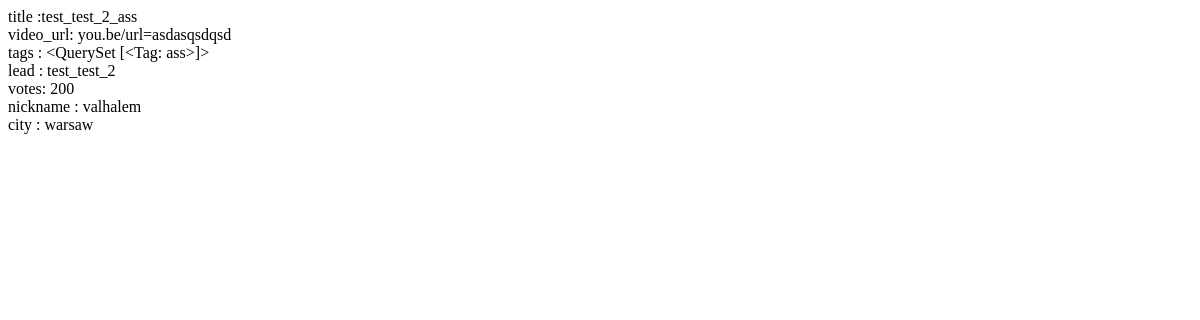
The page /article/2/ on the database as committed earlier.
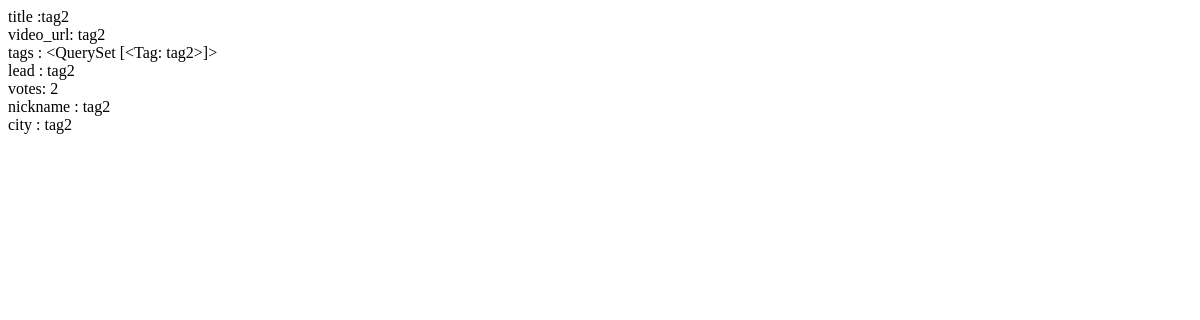
The same page on the database as committed later.
### carvid/article/models.py (models this page shows)
class Article(models.Model):
    title = models.CharField(max_length=100, verbose_name='Tytul')
    lead = models.CharField(max_length=100, verbose_name='Lead')
    pub_date = models.DateTimeField('Data publikacji')
    votes = models.IntegerField()
    category = models.IntegerField(max_length=1, db_index=True, choices=CATEGORY, default=None, verbose_name='Kategoria' )
    video_url = models.CharField(max_length=100)
    nickname = models.CharField(max_length=100)
    city = models.CharField(max_length=50)
    tags = TaggableManager()
    def __unicode__(self):
	    return self.title

### carvid/article/views.py (the view)
# urls.py: url(r'^article/(?P<article>\d+)/$', 'article.views.article_details'),
def article_details(request, article):
	idk = Article.objects.get(pk=article)
	td = loader.get_template('details.html')
	cd = Context({
		'article_title': idk ,
		'article_video_url': idk.video_url,
        'article_tags' : idk.tags.all(),
        'article_lead': idk.lead ,
        'article_votes': idk.votes,
        'nickname' : idk.nickname ,
        'city' : idk.city ,
        })
	return HttpResponse(td.render(cd))

### templates/details.html (shortened to what this page needs)
title :{{ article_title }}
video_url: {{ article_video_url }}
tags : {{ article_tags }}
lead : {{ article_lead }}
votes: {{ article_votes }}
nickname : {{ nickname }}
city : {{ city }}

Rows that differ between the two databases and show on the page:
no longer on this page (row edited): Tag: name "<QuerySet [<Tag: ass>]>"
changed Article: title "test_test_2_ass" → "tag2"; video_url "you.be/url=asdasqsdqsd" → "tag2"; lead "test_test_2" → "tag2"; nickname "valhalem" → "tag2"; city "warsaw" → "tag2"
now on this page (row edited): Tag: name "<QuerySet [<Tag: tag2>]>"
Other text that changed with them:
{{ article_votes }}: "200" → "2"
